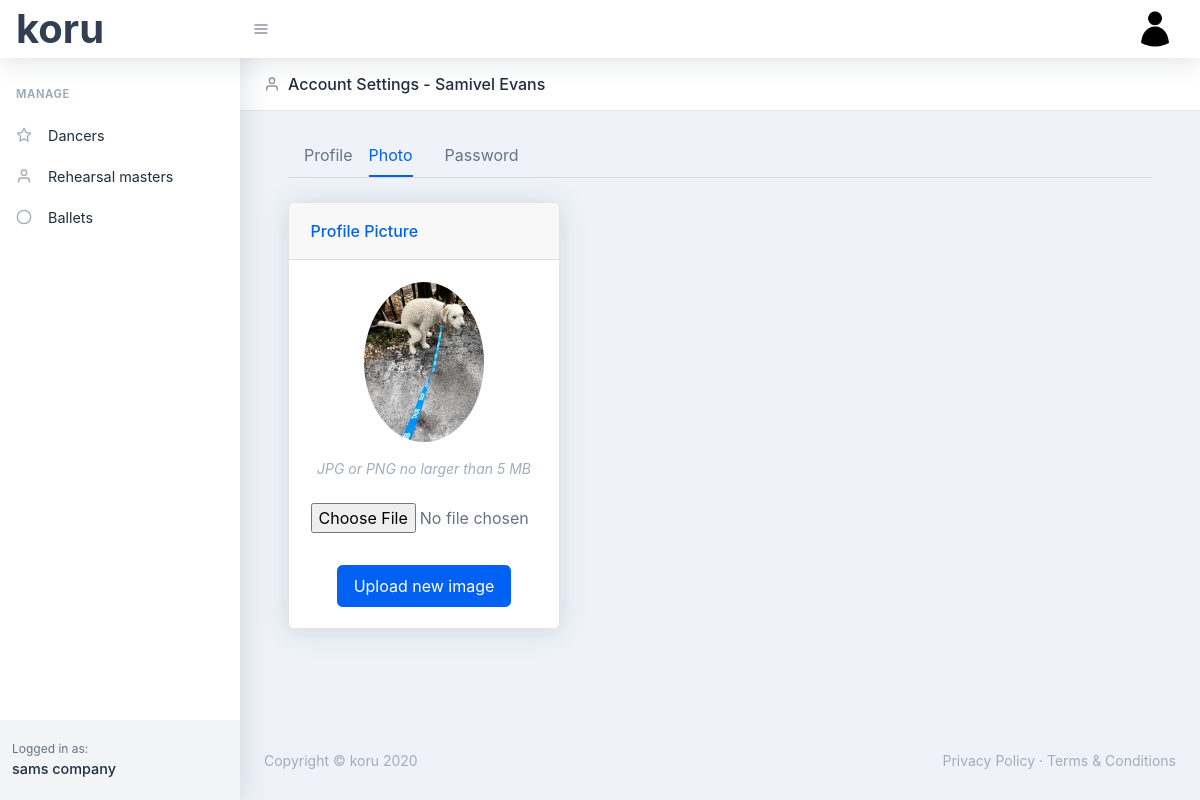
/account-photo (signed in), run on the app's committed database.
### koru/models.py (models this page shows, shortened)
class User(db.Model, UserMixin):
    id = db.Column(db.Integer, primary_key=True)
    first_name = db.Column(db.String(30), nullable=False)
    last_name = db.Column(db.String(30), nullable=False)
    company_name = db.Column(db.String(60), nullable=False)
    email = db.Column(db.String(60), unique=True, nullable=False)
    image_file = db.Column(db.String(20), nullable=False, default='default.png')
    password = db.Column(db.String(60), nullable=False)

### koru/routes.py (the view)
@app.route('/account-photo', methods=['GET', 'POST'])
@login_required
def account_photo():
    image_file = url_for('static', filename='images/profile_pics/' + current_user.image_file)
    form = UpdatePhoto()
    if form.validate_on_submit():
        new_photo = save_photo(form.photo.data)
        current_user.image_file = new_photo
        db.session.commit()
        flash('Photo Changed', 'success')
        return redirect(url_for('account_photo'))
    return render_template('account-photo.html', image_file=image_file, form=form)

### koru/forms.py
class UpdatePhoto(FlaskForm):
    photo = FileField('Upload new image', validators=[FileAllowed(['jpg', 'png']), DataRequired()])
    submit = SubmitField('Upload new image')

### koru/models.py (called while the page is built)
@login_manager.user_loader
def load_user(user_id):
    return User.query.get(int(user_id))

### koru/templates/account-photo.html (shortened to what this page needs)
{% extends "layout.html" %}
{% block header %}
<header class="page-header page-header-compact page-header-light border-bottom bg-white mb-4">
    <div class="container-fluid">
        <div class="page-header-content">
            <div class="row align-items-center justify-content-between pt-3">
                <div class="col-auto mb-3">
                    <h1 class="page-header-title">
                        <div class="page-header-icon"><i data-feather="user"></i></div>
                        Account Settings - {{ current_user.first_name }} {{ current_user.last_name }}
                    </h1>
                </div>
            </div>
        </div>
    </div>
</header>
{% endblock %}
{% block main %}
<div class="container mt-4">
    <nav class="nav nav-borders">
        <a class="nav-link" href="{{ url_for('account') }}">Profile</a>
        <a class="nav-link active ml-0" href="{{ url_for('account_photo') }}">Photo</a>
        <a class="nav-link" href="">Password</a>
    </nav>
    <hr class="mt-0 mb-4" />
    <div class="row">
        <div class="col-xl-4">
            <div class="card">
                <div class="card-header">Profile Picture</div>
                <div class="card-body text-center">
                    <img class="img-account-profile rounded-circle mb-3" src="{{ image_file }}" alt="" />
                    <div class="small font-italic text-muted mb-4">JPG or PNG no larger than 5 MB</div>
                    <form method="POST" action="" enctype="multipart/form-data">
                        {{ form.photo(class="form-control-file mb-2")}}
                        {{ form.submit(class="btn btn-primary mt-4") }}
                    </form>
                </div>
            </div>
        </div>
    </div>
</div>
{% endblock %}

### koru/templates/layout.html (shortened to what this page needs)
<!DOCTYPE html>
<html lang="en">
    <head>
        <link href="../static/css/styles.css" rel="stylesheet" />
    </head>
    <body class="nav-fixed">
        <nav class="topnav navbar navbar-expand shadow navbar-light bg-white" id="sidenavAccordion">
            <a class="navbar-brand" style="font-size: 40px;" href="{{ url_for('index') }}">koru</a>
            <button class="btn btn-icon btn-transparent-dark order-1 order-lg-0 mr-lg-2" id="sidebarToggle" href="#"><i data-feather="menu"></i></button>
            <ul class="navbar-nav align-items-center ml-auto">
                {% if current_user.is_authenticated %}
                <li class="nav-item dropdown no-caret mr-2 dropdown-user">
                    <a class="btn btn-icon btn-transparent-dark dropdown-toggle" id="navbarDropdownUserImage" href="javascript:void(0);" role="button" data-toggle="dropdown" aria-haspopup="true" aria-expanded="false"><img class="img-fluid" src="../static/images/accounticon.png" /></a>
                </li>
                {% else %}
                <a class="nav-link" href="{{ url_for('register') }}">Register</a>
                <a class="nav-link" href="{{ url_for('login') }}">Login</a>
                {% endif %}
            </ul>
        </nav>
        <div id="layoutSidenav">
            <div id="layoutSidenav_nav">
                <nav class="sidenav shadow-right sidenav-light">
                    <div class="sidenav-menu">
                        <div class="nav accordion" id="accordionSidenav">
                            <div class="sidenav-menu-heading">Manage</div>
                            <a class="nav-link" href="charts.html">
                                <div class="nav-link-icon"><i data-feather="star"></i></div>
                                Dancers
                            </a>
                            <a class="nav-link" href="tables.html">
                                <div class="nav-link-icon"><i data-feather="user"></i></div>
                                Rehearsal masters
                            </a>
                            <a class="nav-link" href="tables.html">
                                <div class="nav-link-icon"><i data-feather="circle"></i></div>
                                Ballets
                            </a>
                        </div>
                    </div>
                    <div class="sidenav-footer">
                        <div class="sidenav-footer-content">
                            <div class="sidenav-footer-subtitle">Logged in as:</div>
                            <div class="sidenav-footer-title">{{ current_user.company_name }}</div>
                        </div>
                    </div>
                </nav>
            </div>
            <div id="layoutSidenav_content">
                <main>
                    {% block header %} {% endblock %}
                    <div class="container">
                        {% block main %} {% endblock %}
                    </div>
                </main>
                <footer class="footer mt-auto footer-light">
                    <div class="container-fluid">
                        <div class="row">
                            <div class="col-md-6 small">Copyright &copy; koru 2020</div>
                            <div class="col-md-6 text-md-right small">
                                <a href="#!">Privacy Policy</a>
                                &middot;
                                <a href="#!">Terms &amp; Conditions</a>
                            </div>
                        </div>
                    </div>
                </footer>
            </div>
        </div>
    </body>
</html>

### data on the page
User: company_name "sams company", first_name "Samivel", last_name "Evans"
